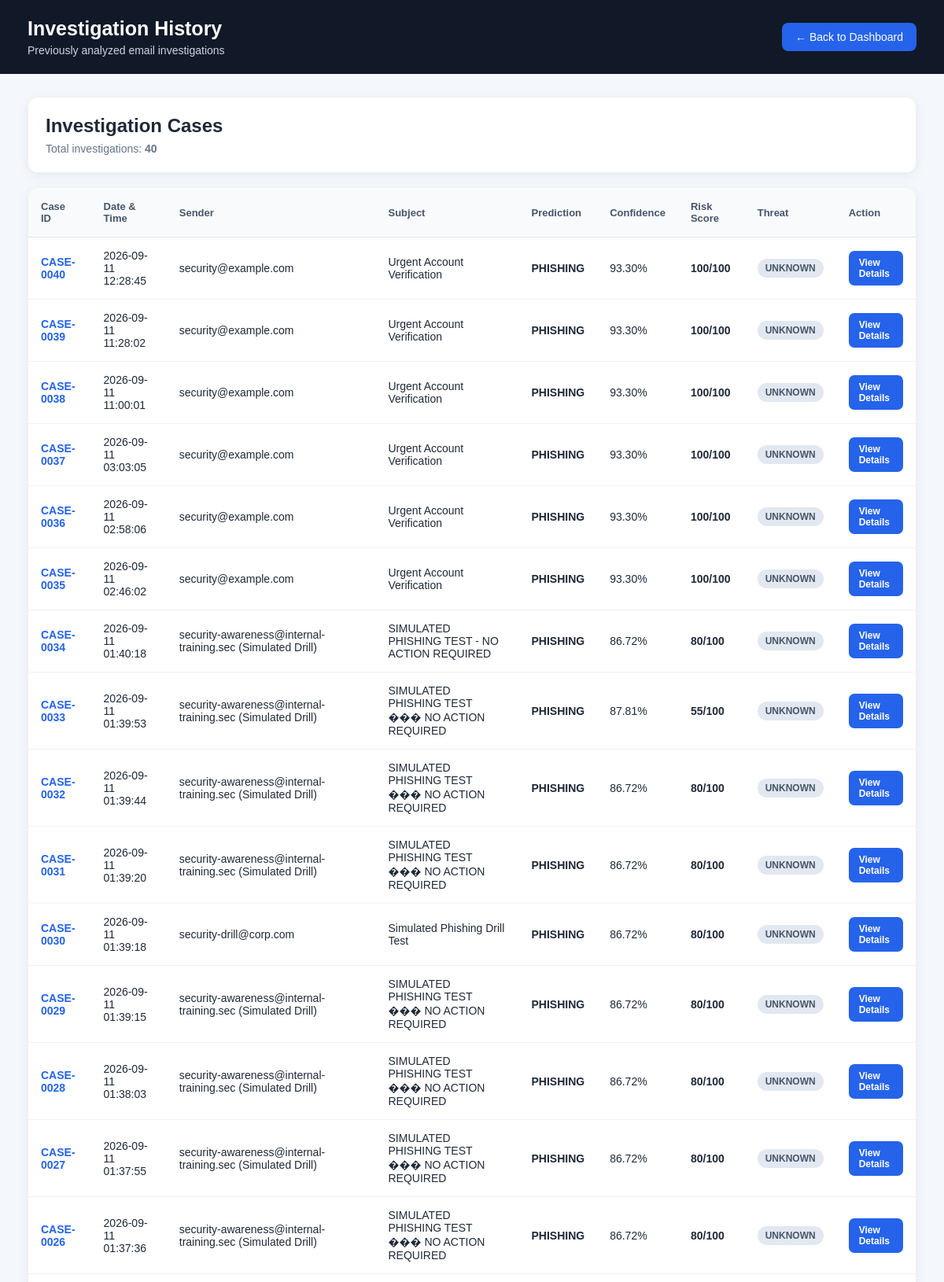
The app's page /history (upper part) with its own data.
### tables this page shows
CREATE TABLE investigations (

            id INTEGER PRIMARY KEY AUTOINCREMENT,

            case_id TEXT UNIQUE NOT NULL,

            timestamp TEXT NOT NULL,

            sender TEXT,

            receiver TEXT,

            subject TEXT,

            prediction TEXT,

            confidence REAL,

            risk_score INTEGER,

            threat_level TEXT,

            risk_reasons TEXT,

            forensic_data TEXT,

            ioc_data TEXT,

            attachment_data TEXT,

            timeline_data TEXT
        );

### app.py (the view)
@app.route("/history", methods=["GET"])
def investigation_history():
    try:
        investigations = get_all_investigations()
        return render_template("history.html", investigations=investigations)
    except Exception as e:
        return f"Unable to load investigation history: {e}", 500

### app.py (called while the page is built, shortened)
@app.after_request
def add_cors_and_compression_headers(response):
    response.headers["Access-Control-Allow-Origin"] = "*"
    response.headers["Access-Control-Allow-Headers"] = "Content-Type,Authorization"
    response.headers["Access-Control-Allow-Methods"] = "GET,POST,PUT,DELETE,OPTIONS"
    try:
        accept_encoding = request.headers.get("Accept-Encoding", "")
    except Exception:
        pass
    return response

@app.before_request
def handle_options_request():
    if request.method == "OPTIONS":
        response = app.make_default_options_response()
        response.headers["Access-Control-Allow-Origin"] = "*"
        response.headers["Access-Control-Allow-Headers"] = "Content-Type,Authorization"
        response.headers["Access-Control-Allow-Methods"] = "GET,POST,PUT,DELETE,OPTIONS"
        return response

### src/database.py (called while the page is built)
def _get_database_path():
    if os.environ.get("VERCEL") or os.environ.get("AWS_LAMBDA_FUNCTION_NAME"):
        tmp_dir = Path(tempfile.gettempdir())
        return tmp_dir / "investigations.db"
    try:
        data_dir = BASE_DIR / "data"
        data_dir.mkdir(parents=True, exist_ok=True)
        return data_dir / "investigations.db"
    except (OSError, PermissionError):
        tmp_dir = Path(tempfile.gettempdir())
        return tmp_dir / "investigations.db"

def get_connection():
    db_path = _get_database_path()
    try:
        db_path.parent.mkdir(parents=True, exist_ok=True)
    except Exception:
        pass
    connection = sqlite3.connect(str(db_path))
    connection.row_factory = sqlite3.Row
    return connection

def initialize_database():
    connection = get_connection()
    cursor = connection.cursor()
    cursor.execute("""
        CREATE TABLE IF NOT EXISTS investigations (
            id INTEGER PRIMARY KEY AUTOINCREMENT,
            case_id TEXT UNIQUE NOT NULL,
            timestamp TEXT NOT NULL,
            sender TEXT,
            receiver TEXT,
            subject TEXT,
            prediction TEXT,
            confidence REAL,
            risk_score INTEGER,
            threat_level TEXT,
            risk_reasons TEXT,
            forensic_data TEXT,
            ioc_data TEXT,
            attachment_data TEXT,
            timeline_data TEXT
        )
    """)
    connection.commit()
    connection.close()
    return True

### src/supabase_client.py (called while the page is built, shortened)
def get_all_investigations_supabase():
    client = get_supabase_client()
    if not client:
        return []

### templates/history.html (shortened to what this page needs)
<!DOCTYPE html>
<html lang="en">
<head>
</head>
<body>
    <header class="header">
        <div>
            <h1>
                Investigation History
            </h1>
            <p>
                Previously analyzed email investigations
            </p>
        </div>
        <a
            href="/"
            class="back-btn"
        >
            ← Back to Dashboard
        </a>
    </header>
    <main class="container">
        <section class="top-card">
            <h2>
                Investigation Cases
            </h2>
            <p>
                Total investigations:
                <strong>
                    {{ investigations|length }}
                </strong>
            </p>
        </section>
        {% if investigations %}
        <section class="table-wrapper">
            <table>
                <thead>
                    <tr>
                        <th>
                            Case ID
                        </th>
                        <th>
                            Date & Time
                        </th>
                        <th>
                            Sender
                        </th>
                        <th>
                            Subject
                        </th>
                        <th>
                            Prediction
                        </th>
                        <th>
                            Confidence
                        </th>
                        <th>
                            Risk Score
                        </th>
                        <th>
                            Threat
                        </th>
                        <th>
                            Action
                        </th>
                    </tr>
                </thead>
                <tbody>
                    {% for investigation in investigations %}
                    <tr>
                        <td>
                            <span class="case-id">
                                {{ investigation.case_id }}
                            </span>
                        </td>
                        <td>
                            {{ investigation.timestamp }}
                        </td>
                        <td>
                            {{ investigation.sender or "N/A" }}
                        </td>
                        <td>
                            {{ investigation.subject or "No Subject" }}
                        </td>
                        <td>
                            <span class="prediction">
                                {{ investigation.prediction or "UNKNOWN" }}
                            </span>
                        </td>
                        <td>
                            {{ "%.2f"|format(
                                investigation.confidence|float
                            ) }}%
                        </td>
                        <td>
                            <span class="risk-score">
                                {{ investigation.risk_score or 0 }}/100
                            </span>
                        </td>
                        <td>
                            {% set threat =
                                (investigation.threat_level or "UNKNOWN")
                                |lower
                            %}
                            {% if threat == "high" %}
                                <span class="badge high">
                                    HIGH
                                </span>
                            {% elif threat == "medium" %}
                                <span class="badge medium">
                                    MEDIUM
                                </span>
                            {% elif threat == "low" %}
                                <span class="badge low">
                                    LOW
                                </span>
                            {% else %}
                                <span class="badge unknown">
                                    UNKNOWN
                                </span>
                            {% endif %}
                        </td>
                        <td>
                            <a
                                href="{{ url_for(
                                    'investigation_details',
                                    case_id=investigation.case_id
                                ) }}"
                                class="view-btn"
                            >
                                View Details
                            </a>
                        </td>
                    </tr>
                    {% endfor %}
                </tbody>
            </table>
        </section>
        {% endif %}
    </main>
</body>
</html>

### templates/history.html (style rules this page uses)
* { box-sizing: border-box; margin: 0; padding: 0; }
body { font-family: Arial, Helvetica, sans-serif; background: #f4f7fb; color: #1f2937; }
.header { background: #111827; color: white; padding: 22px 35px; display: flex; justify-content: space-between; align-items: center; gap: 20px; }
.header h1 { font-size: 25px; }
.header p { margin-top: 5px; color: #cbd5e1; font-size: 14px; }
.back-btn { text-decoration: none; color: white; background: #2563eb; padding: 10px 17px; border-radius: 8px; font-size: 14px; }
.container { width: 94%; max-width: 1250px; margin: 30px auto; }
.top-card { background: white; border-radius: 12px; padding: 22px; box-shadow: 0 3px 15px rgba(0, 0, 0, 0.07); margin-bottom: 20px; }
.top-card h2 { margin-bottom: 7px; }
.top-card p { color: #64748b; font-size: 14px; }
.table-wrapper { background: white; border-radius: 12px; box-shadow: 0 3px 15px rgba(0, 0, 0, 0.07); overflow-x: auto; }
table { width: 100%; border-collapse: collapse; min-width: 850px; }
th { background: #f8fafc; color: #475569; text-align: left; font-size: 13px; padding: 16px; border-bottom: 1px solid #e2e8f0; }
td { padding: 15px 16px; border-bottom: 1px solid #edf2f7; font-size: 14px; }
.case-id { font-weight: bold; color: #2563eb; }
.badge { display: inline-block; padding: 5px 10px; border-radius: 20px; font-size: 12px; font-weight: bold; text-transform: uppercase; }
.unknown { background: #e2e8f0; color: #475569; }
.prediction { font-weight: 600; text-transform: uppercase; }
.risk-score { font-weight: bold; }
.view-btn { display: inline-block; text-decoration: none; background: #2563eb; color: white; padding: 8px 13px; border-radius: 7px; font-size: 12px; font-weight: bold; }

### records on screen
investigations: case_id "CASE-0040", timestamp "2026-09-11 12:28:45", sender "security@example.com", subject "Urgent Account Verification", prediction "PHISHING", confidence "93.30", risk_score "100", shows "UNKNOWN"
investigations: case_id "CASE-0039", timestamp "2026-09-11 11:28:02", sender "security@example.com", subject "Urgent Account Verification", prediction "PHISHING", confidence "93.30", risk_score "100", shows "UNKNOWN"
investigations: case_id "CASE-0038", timestamp "2026-09-11 11:00:01", sender "security@example.com", subject "Urgent Account Verification", prediction "PHISHING", confidence "93.30", risk_score "100", shows "UNKNOWN"
investigations: case_id "CASE-0037", timestamp "2026-09-11 03:03:05", sender "security@example.com", subject "Urgent Account Verification", prediction "PHISHING", confidence "93.30", risk_score "100", shows "UNKNOWN"
investigations: case_id "CASE-0036", timestamp "2026-09-11 02:58:06", sender "security@example.com", subject "Urgent Account Verification", prediction "PHISHING", confidence "93.30", risk_score "100", shows "UNKNOWN"
investigations: case_id "CASE-0035", timestamp "2026-09-11 02:46:02", sender "security@example.com", subject "Urgent Account Verification", prediction "PHISHING", confidence "93.30", risk_score "100", shows "UNKNOWN"
investigations: case_id "CASE-0034", timestamp "2026-09-11 01:40:18", sender "security-awareness@internal-training.sec (Simulated Drill)", subject "SIMULATED PHISHING TEST - NO ACTION REQUIRED", prediction "PHISHING", confidence "86.72", risk_score "80", shows "UNKNOWN"
investigations: case_id "CASE-0033", timestamp "2026-09-11 01:39:53", sender "security-awareness@internal-training.sec (Simulated Drill)", subject "SIMULATED PHISHING TEST ��� NO ACTION REQUIRED", prediction "PHISHING", confidence "87.81", risk_score "55", shows "UNKNOWN"
investigations: case_id "CASE-0032", timestamp "2026-09-11 01:39:44", sender "security-awareness@internal-training.sec (Simulated Drill)", subject "SIMULATED PHISHING TEST ��� NO ACTION REQUIRED", prediction "PHISHING", confidence "86.72", risk_score "80", shows "UNKNOWN"
investigations: case_id "CASE-0031", timestamp "2026-09-11 01:39:20", sender "security-awareness@internal-training.sec (Simulated Drill)", subject "SIMULATED PHISHING TEST ��� NO ACTION REQUIRED", prediction "PHISHING", confidence "86.72", risk_score "80", shows "UNKNOWN"
investigations: case_id "CASE-0030", timestamp "2026-09-11 01:39:18", sender "security-drill@corp.com", subject "Simulated Phishing Drill Test", prediction "PHISHING", confidence "86.72", risk_score "80", shows "UNKNOWN"
investigations: case_id "CASE-0029", timestamp "2026-09-11 01:39:15", sender "security-awareness@internal-training.sec (Simulated Drill)", subject "SIMULATED PHISHING TEST ��� NO ACTION REQUIRED", prediction "PHISHING", confidence "86.72", risk_score "80", shows "UNKNOWN"
investigations: case_id "CASE-0028", timestamp "2026-09-11 01:38:03", sender "security-awareness@internal-training.sec (Simulated Drill)", subject "SIMULATED PHISHING TEST ��� NO ACTION REQUIRED", prediction "PHISHING", confidence "86.72", risk_score "80", shows "UNKNOWN"
investigations: case_id "CASE-0027", timestamp "2026-09-11 01:37:55", sender "security-awareness@internal-training.sec (Simulated Drill)", subject "SIMULATED PHISHING TEST ��� NO ACTION REQUIRED", prediction "PHISHING", confidence "86.72", risk_score "80", shows "UNKNOWN"
investigations: case_id "CASE-0026", timestamp "2026-09-11 01:37:36", sender "security-awareness@internal-training.sec (Simulated Drill)", subject "SIMULATED PHISHING TEST ��� NO ACTION REQUIRED", prediction "PHISHING", confidence "86.72", risk_score "80", shows "UNKNOWN"

### other values on screen
{{ investigations|length }} "40"
